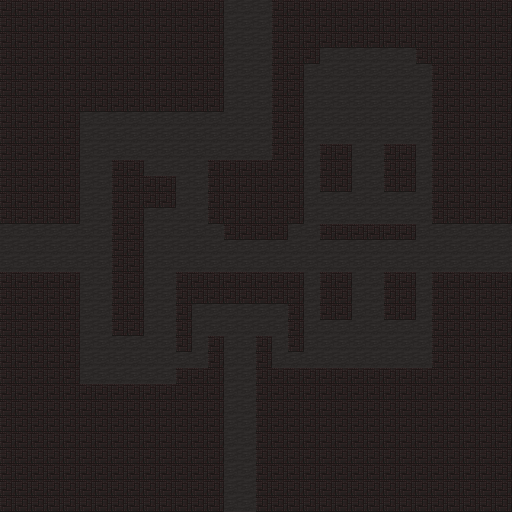

This game map was drawn from its Tiled (.tmx) file and the tilesets committed beside it. A one-line description and the trimmed map source follow:
An orthogonal 32x32 tile map with 16x16 px tiles, 3 tile layers (Floor, Tile Layer 1, Tile Layer 2) and 9 objects (9x special).

<map version="1.10" tiledversion="1.11.2" orientation="orthogonal" renderorder="right-down" width="32" height="32" tilewidth="16" tileheight="16" infinite="0" nextlayerid="5" nextobjectid="56">
 <tileset firstgid="1" source="../../tilesets/voxel.tsx" />
 <layer id="1" name="Floor" width="32" height="32">
  <data>[1024 cells, 1024 non-empty, 1 distinct tile ids]</data>
 </layer>
 <objectgroup id="4" name="Objects">
  <object id="47" name="room_transport" type="special" x="224" y="0" width="48" height="48">
   <properties>
    <property name="direction" value="up" />
   </properties>
  </object>
  <object id="48" name="room_transport" type="special" x="464" y="224" width="48" height="48">
   <properties>
    <property name="direction" value="right" />
   </properties>
  </object>
  <object id="49" name="room_transport" type="special" x="224" y="400" width="32" height="48">
   <properties>
    <property name="direction" value="down" />
   </properties>
  </object>
  <object id="50" name="room_transport" type="special" x="0" y="224" width="48" height="48">
   <properties>
    <property name="direction" value="left" />
   </properties>
  </object>
  <object id="51" name="dynamic_geo" type="special" x="224" y="0" width="64" height="112">
   <properties>
    <property name="height" type="int" value="1" />
    <property name="side" value="up" />
    <property name="tile" type="int" value="1" />
   </properties>
  </object>
  <object id="52" name="dynamic_geo" type="special" x="448" y="208" width="64" height="64">
   <properties>
    <property name="height" type="int" value="1" />
    <property name="side" value="right" />
    <property name="tile" type="int" value="1" />
   </properties>
  </object>
  <object id="53" name="dynamic_geo" type="special" x="224" y="336" width="32" height="176">
   <properties>
    <property name="height" type="int" value="1" />
    <property name="side" value="down" />
    <property name="tile" type="int" value="1" />
   </properties>
  </object>
  <object id="54" name="dynamic_geo" type="special" x="0" y="208" width="80" height="64">
   <properties>
    <property name="height" type="int" value="1" />
    <property name="side" value="left" />
    <property name="tile" type="int" value="1" />
   </properties>
  </object>
  <object id="55" name="heart" type="special" x="368" y="96">
   <point />
  </object>
 </objectgroup>
 <layer id="2" name="Tile Layer 1" width="32" height="32">
  <data>[1024 cells, 683 non-empty, 1 distinct tile ids]</data>
 </layer>
 <layer id="3" name="Tile Layer 2" width="32" height="32">
  <data>[1024 cells, 12 non-empty, 1 distinct tile ids]</data>
 </layer>
</map>
